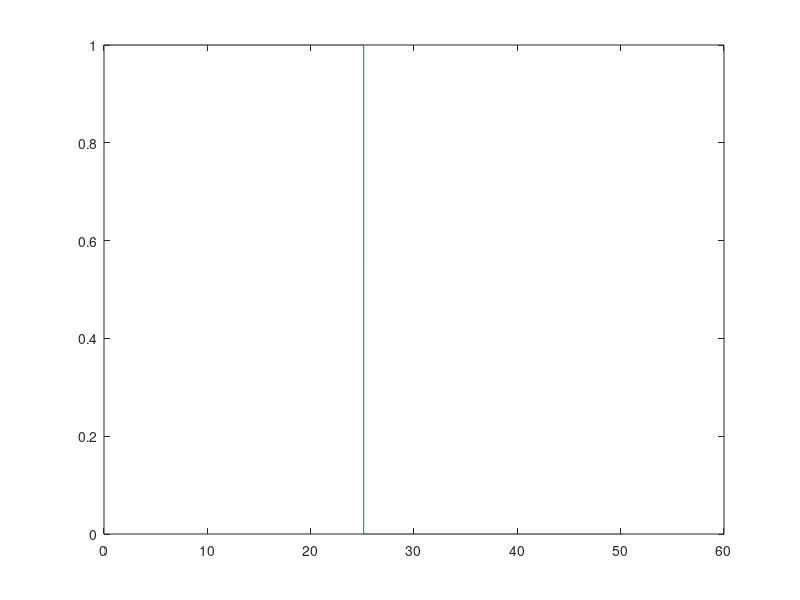
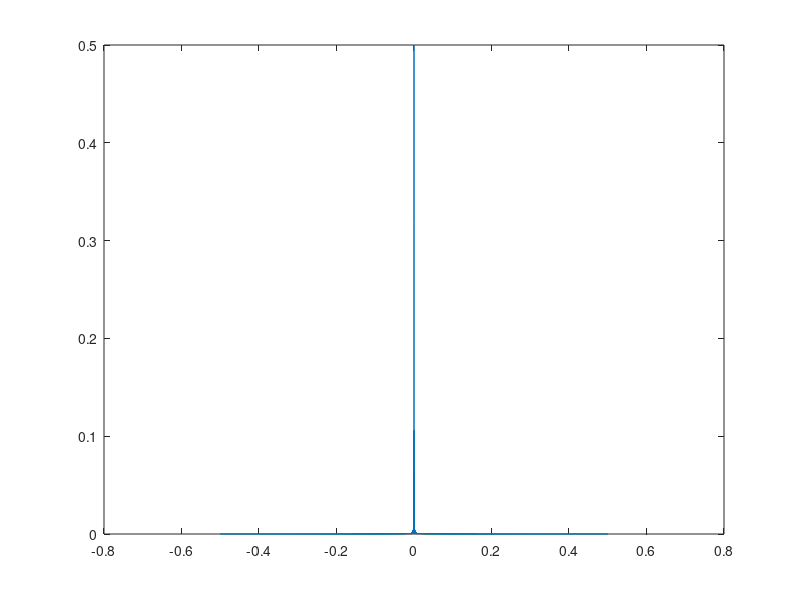
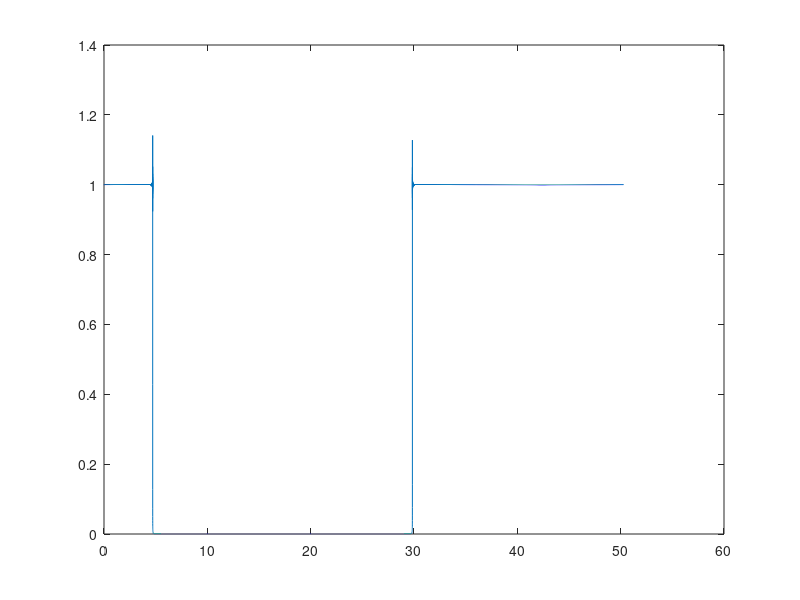
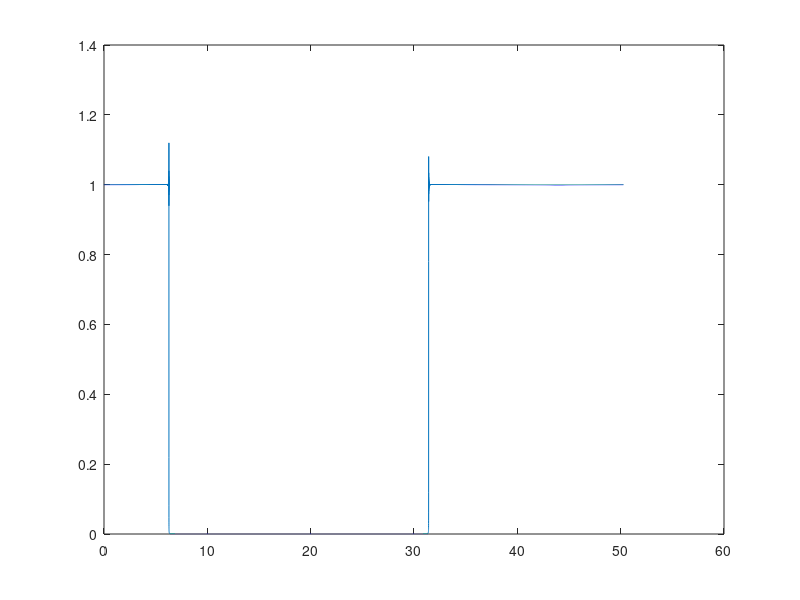

Source code (MATLAB) for these figures, in order:
clear all 
close all

M = 32;
v = 0:0.001:1/2*pi*M;
H = zeros(M,length(v));
H(1,1:length(v)/2)=ones(1,length(v)/2);
figure
plot(v,H(1,:));

h = zeros(M,length(v));
h(1,:) = ifftshift(ifft(H(1,:)));
figure
f = -0.5:1/length(v):0.5;
plot(f(1:length(f)-1),abs(h(1,:)));

for k = 1:M-1
    for n = 1:length(v)
        h(k,n) = h(1,n)*exp(i*2*pi*k*n/M);
    end
    H(k,:) = fftshift(fft(h(k,:)));
end

figure
plot(v,abs(H(2,:)));
figure
plot(v,abs(H(3,:)));
figure
plot(v,abs(H(4,:)));